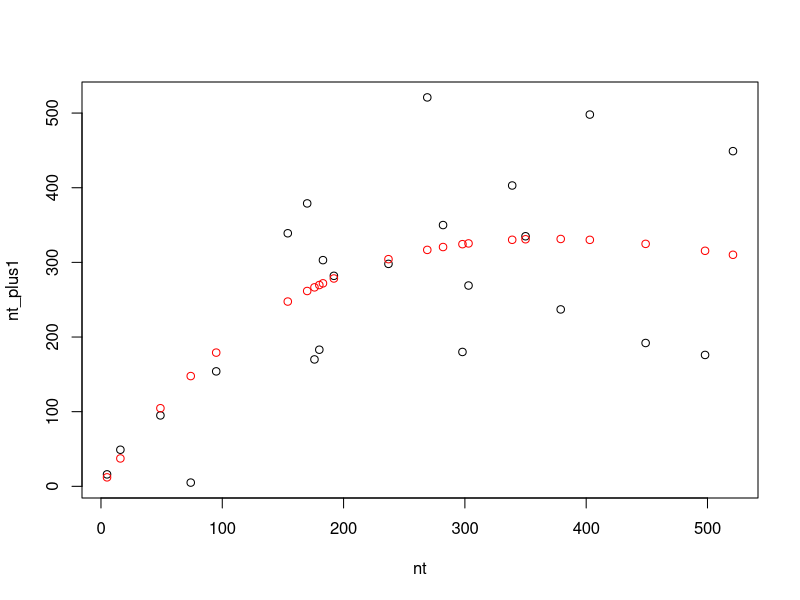
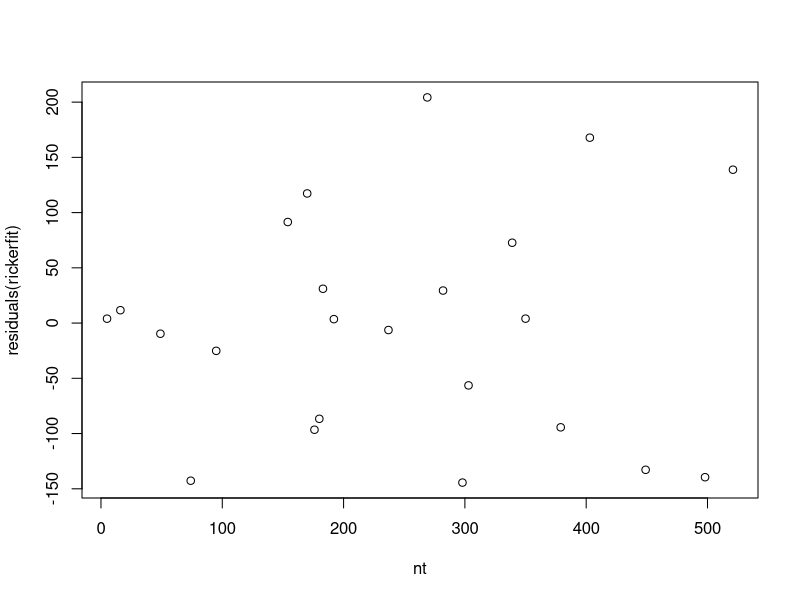
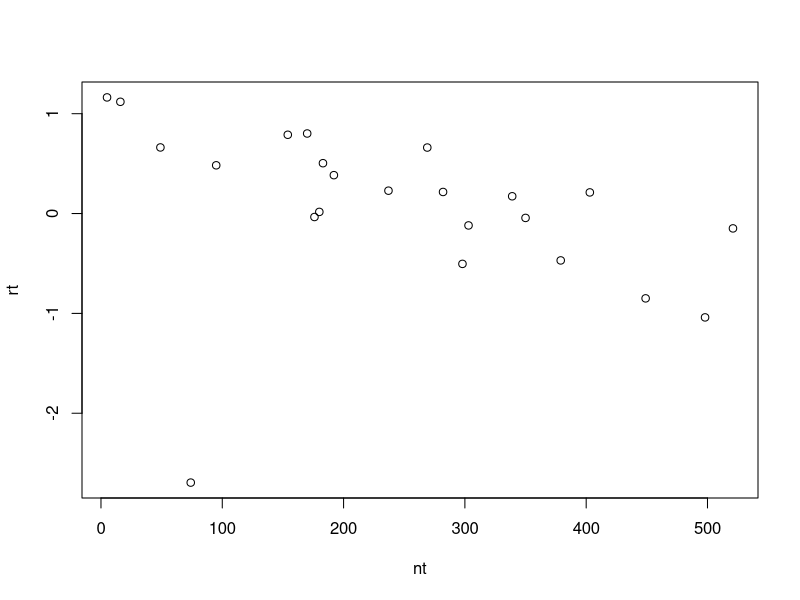
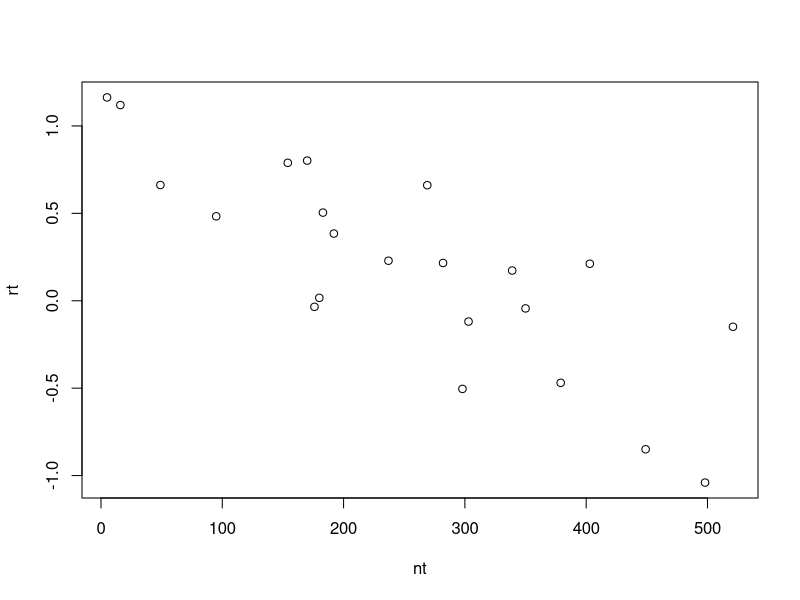
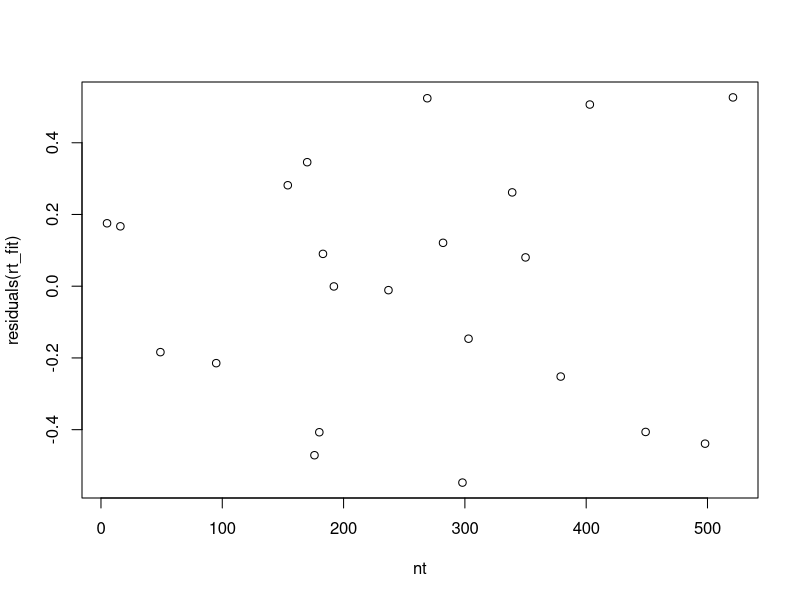
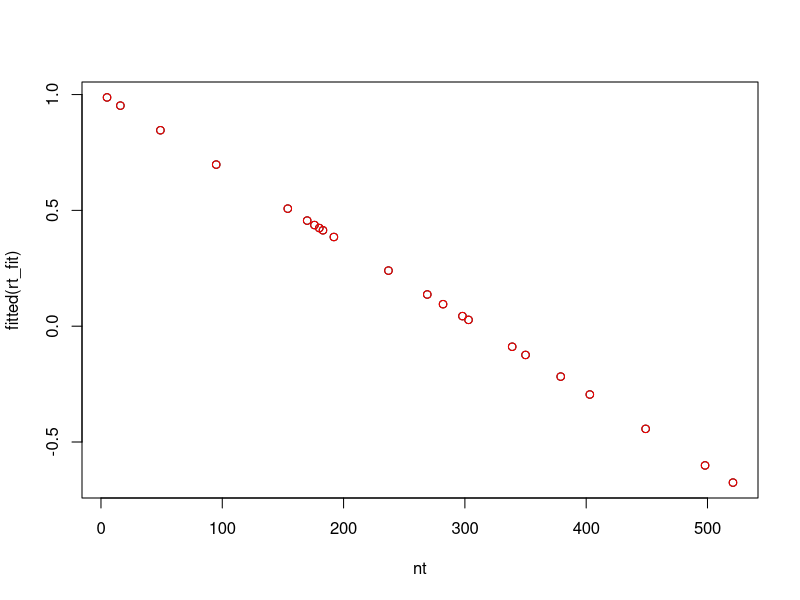
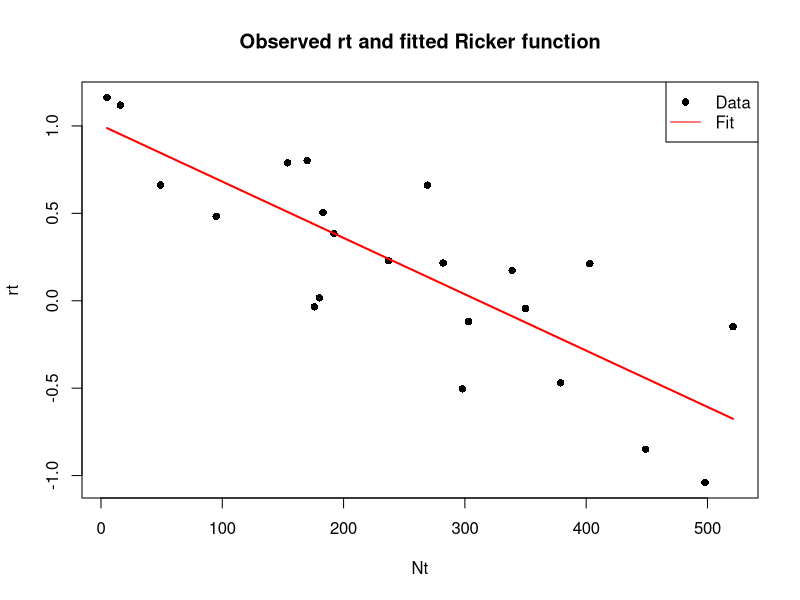

These charts were generated, in order, by the following R code:
rm(list = ls())
dat <- read.csv("datasets/ringlets.csv")

# Create two vectors, one with values 1:23 and one with 2:24
nt <- dat$N[1:23]
nt_plus1 <- dat$N[2:24]

# Use the nno-linear least squares function to estimate r0 and K parameters
rickerfit = nls(nt_plus1 ~ nt*exp(r0*(1-nt/K)), 
              data = list(nt=nt),
              start = list(r0 = 1, K = 100))
summary(rickerfit)

# Plot nt against nt_plus 1
plot(nt, nt_plus1)
# Add predicted values frome stimated rickerfunction
points(nt, fitted(rickerfit), col = 'red')

# Plot residuals against population size
plot(nt, residuals(rickerfit))

# Calculate the log population growth rate (rt)
rt=log(nt_plus1/nt)
plot(nt, rt)

# Remove outlier from first year of growth 
dat = dat[-1, ]

# Recalculate everything above without outlier
nt <- dat$N[1:22]
nt_plus1 <- dat$N[2:23]

# Use the no-linear least squares function to estimate r0 and K parameters
rickerfit = nls(nt_plus1 ~ nt*exp(r0*(1-nt/K)), 
                data = list(nt=nt),
                start = list(r0 = 1, K = 100))
summary(rickerfit)

rt=log(nt_plus1/nt)
plot(nt, rt)

# use nls to predict rt
rt_fit = nls(rt ~ r0*(1-nt/K), data = list(nt=nt),
             start = list(r0 = 1, K = 100))
summary(rt_fit)

AIC(rt_fit) # AIC score: 19.5

# Plot residuals against nt (population size)
plot(nt, residuals(rt_fit))

# Plot nt against nt_plus 1
plot(nt, fitted(rt_fit))
# Add predicted values frome stimated rickerfunction
points(nt, fitted(rt_fit), col = 'red')

# Extract estimates
r0_hat <- coef(rt_fit)["r0"]
K_hat  <- coef(rt_fit)["K"]

# Predicted curve
Nt_grid <- seq(min(nt), max(nt), length.out = 200)
rt_pred <- r0_hat * (1 - Nt_grid / K_hat)

# Plot the fitted curve over the data
plot(nt, rt, pch=16, col="black",
     xlab="Nt", ylab="rt",
     main="Observed rt and fitted Ricker function")
lines(Nt_grid, rt_pred, col="red", lwd=2)
legend("topright", legend=c("Data","Fit"), 
       col=c("black","red"), pch=c(16,NA), lty=c(NA,1))




